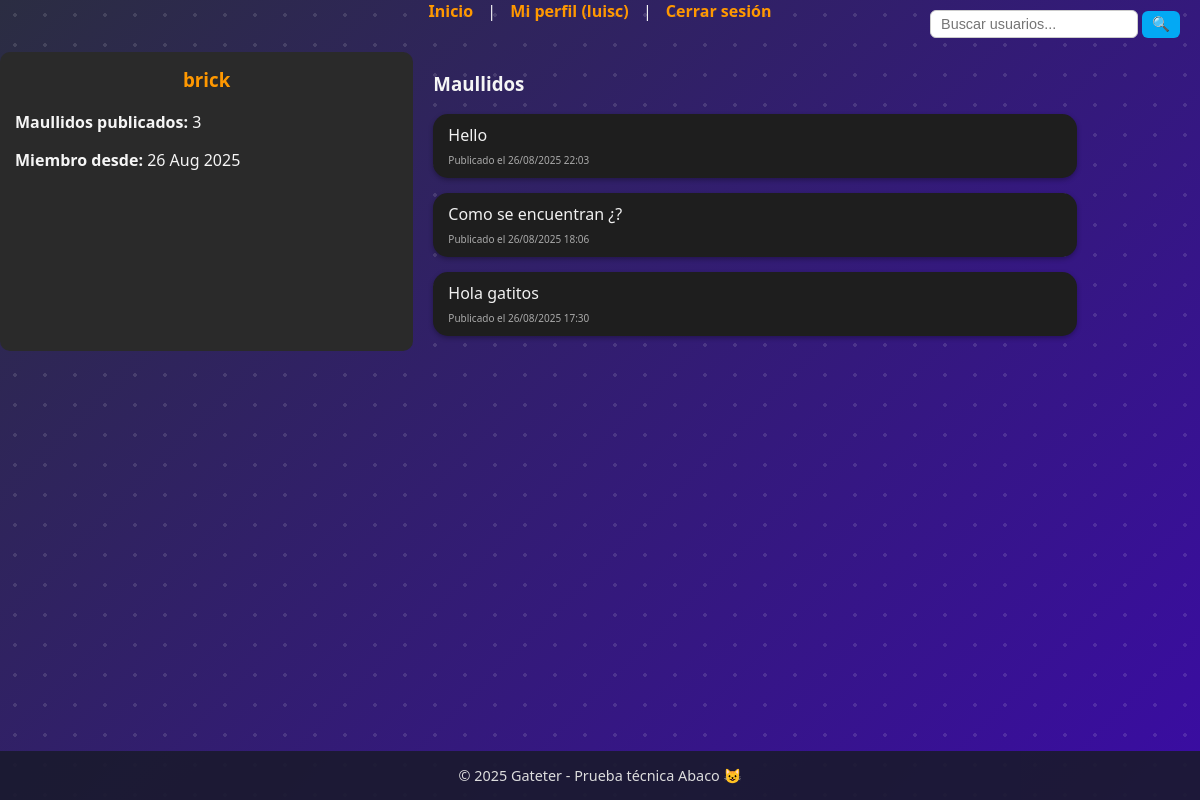
The page /usuarios/brick/ (signed in) on the database its author committed.
### meows/models.py (models this page shows, shortened)
class Meow(models.Model):
    author = models.ForeignKey(
        settings.AUTH_USER_MODEL,
        on_delete=models.CASCADE,  # elimina los maullidos si se elimina el usuario
        related_name='meows'      # permite acceder a los maullidos desde user.meows
    )
    body = models.CharField(max_length=140)  # texto del maullido, máximo 140 caracteres
    created_at = models.DateTimeField(auto_now_add=True)  # fecha y hora de creación automática
    class Meta:
        ordering = ['-created_at']  # ordena los maullidos del más reciente al más antiguo

### meows/views.py (the view)
# urls.py: path('usuarios/<str:username>/', views.profile_view, name='profile'),  # Perfil de usuario por username
def profile_view(request, username):
    try:
        profile_user = User.objects.get(username=username)
    except User.DoesNotExist:
        return render(request, 'profile.html', {
            'not_found': True,
            'username': username
        })
    meows = (
        Meow.objects
        .filter(author=profile_user)
        .select_related('author')
        .order_by("-created_at")
    )
    if request.user.is_authenticated and request.user == profile_user:
        if request.method == 'POST':
            form = MeowForm(request.POST)
            if form.is_valid():
                meow = form.save(commit=False)
                meow.author = request.user
                meow.save()
                messages.success(request, "Tu maullido fue publicado.")
                return redirect('profile', username=username)
        else:
            form = MeowForm()
    else:
        form = None
    return render(request, 'profile.html', {
        'not_found': False,
        'profile_user': profile_user,
        'meows': meows,
        'form': form,
    })

### meows/templates/profile.html (shortened to what this page needs)
{% extends "base.html" %}
{% block content %}
{% if not_found %}
  <div class="not-found">
    <h2>Usuario "{{ username }}" no encontrado</h2>
    <p>Verifica la URL o el nombre de usuario.</p>
  </div>
{% else %}
  <div class="profile-container">
    <aside class="profile-sidebar">
      <h3>{{ profile_user.username }}</h3>
      <p><strong>Maullidos publicados:</strong> {{ meows|length }}</p>
      <p><strong>Miembro desde:</strong> {{ profile_user.date_joined|date:"d M Y" }}</p>
    </aside>
    <div class="profile-main">
      <div class="user-meows">
        <h3>Maullidos</h3>
        {% for meow in meows %}
          <div class="meow-bubble">
            <div class="meow-content">
              <p>{{ meow.body }}</p>
            </div>
            <div class="meow-meta">
              <small>Publicado el {{ meow.created_at|date:"d/m/Y H:i" }}</small>
            </div>
          </div>
        {% empty %}
          <p>No hay maullidos todavía.</p>
        {% endfor %}
      </div>
    </div>
  </div>
{% endif %}
{% endblock %}

### meows/templates/base.html (shortened to what this page needs)
{% load static %}
<!doctype html>
<html lang="es">
<head>
  <link rel="stylesheet" href="{% static 'meows/css/style.css' %}">
</head>
<body>
  <header>
    <nav>
      <a href="{% url 'home' %}">Inicio</a> |
      {% if user.is_authenticated %}
        <a href="{% url 'profile' username=user.username %}">
          Mi perfil ({{ user.username }})
        </a> |
        <a href="{% url 'logout' %}">Cerrar sesión</a>
      {% else %}
        <a href="{% url 'login' %}">Iniciar sesión</a> |
        <a href="{% url 'register' %}">Registrarse</a>
      {% endif %}
      {% if user.is_authenticated %}
        <form method="get" action="{% url 'user_search' %}" class="user-search-form">
          <input type="text" name="q" placeholder="Buscar usuarios..." required>
          <button type="submit">🔍</button>
        </form>
      {% endif %}
    </nav>
  </header>
  <main>
    {% block content %}{% endblock %}
  </main>
  <footer class="login-footer">
    © 2025 Gateter - Prueba técnica Abaco 😺
  </footer>
</body>
</html>

### meows/static/meows/css/style.css (style rules this page uses)
body { font-family: 'Segoe UI', Arial, sans-serif; background-color: #1a1a2e; background-image: linear-gradient(135deg, #2b2d42, #3a0ca3); background-size: cover; background-repeat: no-repeat; color: #f5f5f5; margin: 0; min-height: 100vh; padding: 0; overflow-x: hidden; position: relative; }
body::before { content: ""; position: fixed; inset: 0; pointer-events: none; z-index: 0; background-image: radial-gradient(circle, rgba(255,255,255,0.12) 2px, transparent 2px); background-size: 30px 30px; opacity: 1; }
.auth-container, header, main, footer, .card { position: relative; z-index: 1; }
button { background: #ff9800; border: none; padding: 12px; border-radius: 8px; font-weight: bold; font-size: 1em; cursor: pointer; color: #1e1e2f; transition: background 0.3s ease; }
nav { text-align: center; margin-bottom: 20px; }
nav a { color: #ff9800; margin: 0 10px; text-decoration: none; font-weight: bold; }
footer { position: fixed; bottom: 0; left: 0; width: 100%; text-align: center; padding: 15px 0; color: #ddd; font-size: 0.9em; background: rgba(26,26,46,0.9); z-index: 999; }
.profile-container { display: flex; gap: 20px; margin-top: 30px; }
.profile-sidebar { flex: 1; background-color: #2a2a2a; border-radius: 10px; padding: 15px; max-height: 500px; overflow-y: auto; }
.profile-sidebar h3 { margin-top: 0; color: #ff9800; text-align: center; }
.profile-main { flex: 2; }
.profile-main .meow-bubble { background-color: #1e1e1e; border-radius: 15px; padding: 10px 15px; margin-bottom: 15px; position: relative; max-width: 80%; word-wrap: break-word; box-shadow: 0 2px 5px rgba(0,0,0,0.3); }
.profile-main .meow-bubble::after { content: ""; position: absolute; bottom: 0; left: 20px; width: 0; height: 0; border-top: 10px solid #1e1e1e; border-left: 10px solid transparent; }
.profile-main .meow-content p { margin: 0; color: #f1f1f1; }
.profile-main .meow-meta { font-size: 0.75em; color: #aaa; margin-top: 5px; }
.user-search-form { display: inline-flex; position: absolute; top: 10px; right: 20px; align-items: center; }
.user-search-form input[type="text"] { padding: 5px 10px; border-radius: 6px; border: 1px solid #ccc; font-size: 0.9em; }
.user-search-form button { background: #03a9f4; color: #fff; border: none; padding: 5px 10px; margin-left: 4px; border-radius: 6px; cursor: pointer; font-size: 0.9em; }
.login-footer { position: fixed; bottom: 0; left: 0; width: 100%; text-align: center; padding: 15px 0; color: #ddd; font-size: 0.9em; background: rgba(26,26,46,0.9); z-index: 999; }

### rows shown on the page
Meow: body "Hello", created_at "26/08/2025 22:03"
Meow: body "Como se encuentran ¿?", created_at "26/08/2025 18:06"
Meow: body "Hola gatitos", created_at "26/08/2025 17:30"

### other values the page prints
{{ user.username }} "luisc"
{{ profile_user.username }} "brick"
{{ meows|length }} "3"
{{ profile_user.date_joined|date:"d M Y" }} "26 Aug 2025"
